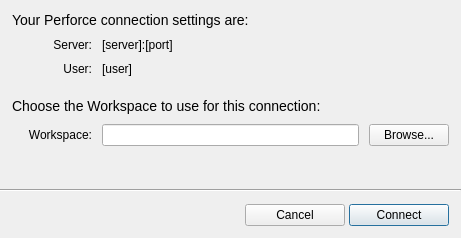
<?xml version="1.0" encoding="UTF-8"?>
<ui version="4.0">
 <class>OpenConnectionForm</class>
 <widget class="QWidget" name="OpenConnectionForm">
  <property name="geometry">
   <rect>
    <x>0</x>
    <y>0</y>
    <width>461</width>
    <height>238</height>
   </rect>
  </property>
  <property name="windowTitle">
   <string>Form</string>
  </property>
  <layout class="QVBoxLayout" name="verticalLayout" stretch="0,0,0">
   <property name="spacing">
    <number>4</number>
   </property>
   <property name="margin">
    <number>0</number>
   </property>
   <item>
    <layout class="QVBoxLayout" name="verticalLayout_2" stretch="0,0,0,0,0,1">
     <property name="spacing">
      <number>10</number>
     </property>
     <property name="leftMargin">
      <number>12</number>
     </property>
     <property name="topMargin">
      <number>12</number>
     </property>
     <property name="rightMargin">
      <number>12</number>
     </property>
     <property name="bottomMargin">
      <number>0</number>
     </property>
     <item>
      <widget class="QLabel" name="label_6">
       <property name="text">
        <string>&lt;html&gt;&lt;head/&gt;&lt;body&gt;&lt;p&gt;&lt;span style=&quot; font-size:large;&quot;&gt;Your Perforce connection settings are:&lt;/span&gt;&lt;/p&gt;&lt;/body&gt;&lt;/html&gt;</string>
       </property>
      </widget>
     </item>
     <item>
      <layout class="QGridLayout" name="gridLayout_4" rowstretch="0,0" columnstretch="0,1" rowminimumheight="0,0" columnminimumwidth="80,0">
       <property name="leftMargin">
        <number>0</number>
       </property>
       <property name="rightMargin">
        <number>0</number>
       </property>
       <item row="0" column="0">
        <widget class="QLabel" name="label_8">
         <property name="text">
          <string>Server:</string>
         </property>
         <property name="alignment">
          <set>Qt::AlignRight|Qt::AlignTrailing|Qt::AlignVCenter</set>
         </property>
        </widget>
       </item>
       <item row="0" column="1">
        <widget class="QLabel" name="server_label">
         <property name="text">
          <string>[server]:[port]</string>
         </property>
         <property name="textInteractionFlags">
          <set>Qt::LinksAccessibleByMouse|Qt::TextSelectableByMouse</set>
         </property>
        </widget>
       </item>
       <item row="1" column="0">
        <widget class="QLabel" name="label_9">
         <property name="text">
          <string>User:</string>
         </property>
         <property name="alignment">
          <set>Qt::AlignRight|Qt::AlignTrailing|Qt::AlignVCenter</set>
         </property>
        </widget>
       </item>
       <item row="1" column="1">
        <widget class="QLabel" name="user_label">
         <property name="text">
          <string>[user]</string>
         </property>
         <property name="textInteractionFlags">
          <set>Qt::LinksAccessibleByMouse|Qt::TextSelectableByMouse</set>
         </property>
        </widget>
       </item>
      </layout>
     </item>
     <item>
      <spacer name="verticalSpacer_2">
       <property name="orientation">
        <enum>Qt::Vertical</enum>
       </property>
       <property name="sizeType">
        <enum>QSizePolicy::Fixed</enum>
       </property>
       <property name="sizeHint" stdset="0">
        <size>
         <width>1</width>
         <height>12</height>
        </size>
       </property>
      </spacer>
     </item>
     <item>
      <widget class="QLabel" name="label_12">
       <property name="text">
        <string>&lt;html&gt;&lt;head/&gt;&lt;body&gt;&lt;p&gt;&lt;span style=&quot; font-size:large;&quot;&gt;Choose the Workspace to use for this connection:&lt;/span&gt;&lt;/p&gt;&lt;/body&gt;&lt;/html&gt;</string>
       </property>
      </widget>
     </item>
     <item>
      <layout class="QGridLayout" name="gridLayout_3" columnstretch="0,1,0" rowminimumheight="0" columnminimumwidth="80,0,0">
       <property name="leftMargin">
        <number>0</number>
       </property>
       <property name="rightMargin">
        <number>0</number>
       </property>
       <item row="0" column="1">
        <widget class="QLineEdit" name="workspace_edit"/>
       </item>
       <item row="0" column="0">
        <widget class="QLabel" name="label_7">
         <property name="text">
          <string>Workspace:</string>
         </property>
         <property name="alignment">
          <set>Qt::AlignRight|Qt::AlignTrailing|Qt::AlignVCenter</set>
         </property>
        </widget>
       </item>
       <item row="0" column="2">
        <widget class="QPushButton" name="workspace_browse_btn">
         <property name="text">
          <string>Browse...</string>
         </property>
        </widget>
       </item>
      </layout>
     </item>
     <item>
      <spacer name="verticalSpacer">
       <property name="orientation">
        <enum>Qt::Vertical</enum>
       </property>
       <property name="sizeHint" stdset="0">
        <size>
         <width>20</width>
         <height>40</height>
        </size>
       </property>
      </spacer>
     </item>
    </layout>
   </item>
   <item>
    <widget class="Line" name="break_line">
     <property name="orientation">
      <enum>Qt::Horizontal</enum>
     </property>
    </widget>
   </item>
   <item>
    <layout class="QHBoxLayout" name="horizontalLayout_3">
     <property name="leftMargin">
      <number>12</number>
     </property>
     <property name="topMargin">
      <number>8</number>
     </property>
     <property name="rightMargin">
      <number>12</number>
     </property>
     <property name="bottomMargin">
      <number>12</number>
     </property>
     <item>
      <spacer name="horizontalSpacer">
       <property name="orientation">
        <enum>Qt::Horizontal</enum>
       </property>
       <property name="sizeHint" stdset="0">
        <size>
         <width>40</width>
         <height>20</height>
        </size>
       </property>
      </spacer>
     </item>
     <item>
      <widget class="QPushButton" name="cancel_btn">
       <property name="minimumSize">
        <size>
         <width>100</width>
         <height>0</height>
        </size>
       </property>
       <property name="text">
        <string>Cancel</string>
       </property>
      </widget>
     </item>
     <item>
      <widget class="QPushButton" name="ok_btn">
       <property name="minimumSize">
        <size>
         <width>100</width>
         <height>0</height>
        </size>
       </property>
       <property name="text">
        <string>Connect</string>
       </property>
       <property name="default">
        <bool>true</bool>
       </property>
      </widget>
     </item>
    </layout>
   </item>
  </layout>
 </widget>
 <tabstops>
  <tabstop>cancel_btn</tabstop>
  <tabstop>ok_btn</tabstop>
 </tabstops>
 <resources>
  <include location="resources.qrc"/>
 </resources>
 <connections/>
</ui>
